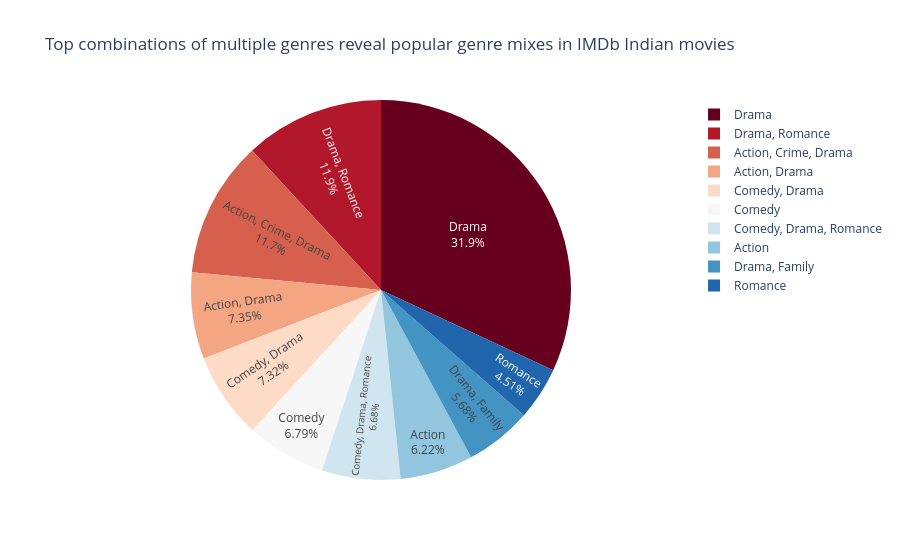

Notebook code for this chart:
### Markdown cell above
**8.Top combinations of multiple genres reveal popular genre mixes in IMDb Indian movies**

### Code cell
# Get top 10 genres by count
top_genres = genres_count.sort_values('Count', ascending=False).head(10)

# Plot pie chart of top genres
fig = px.pie(top_genres, values='Count', names='Genre', 
             title='Top combinations of multiple genres reveal popular genre mixes in IMDb Indian movies',
             color_discrete_sequence=px.colors.sequential.RdBu)

fig.update_traces(textposition='inside', textinfo='percent+label')
fig.show()

### Figure 1 — Plotly figure (JSON) as saved in the notebook; plotly's stock layout.template omitted (floating-point values rounded to 4 significant figures)
{"data": [{"domain": {"x": [0, 1], "y": [0, 1]}, "hovertemplate": "Genre=%{label}<br>Count=%{value}<extra></extra>", "labels": ["Drama", "Drama, Romance", "Action, Crime, Drama", "Action, Drama", "Comedy, Drama", "Comedy", "Comedy, Drama, Romance", "Action", "Drama, Family", "Romance"], "legendgroup": "", "name": "", "showlegend": true, "textinfo": "percent+label", "textposition": "inside", "type": "pie", "values": [899, 334, 328, 207, 206, 191, 188, 175, 160, 127]}], "layout": {"legend": {"tracegroupgap": 0}, "piecolorway": ["rgb(103,0,31)", "rgb(178,24,43)", "rgb(214,96,77)", "rgb(244,165,130)", "rgb(253,219,199)", "rgb(247,247,247)", "rgb(209,229,240)", "rgb(146,197,222)", "rgb(67,147,195)", "rgb(33,102,172)", "rgb(5,48,97)"], "title": {"text": "Top combinations of multiple genres reveal popular genre mixes in IMDb Indian movies"}}}
